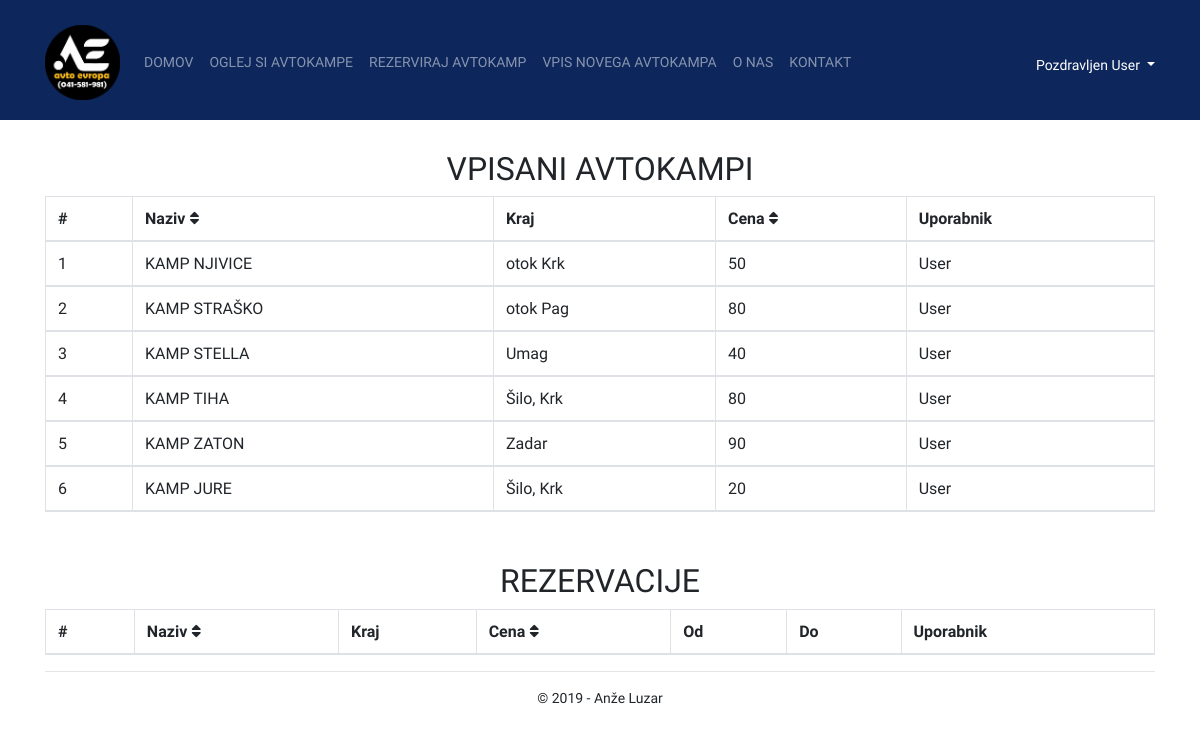
The page /code/views/nadzorna-plosca.php (signed in) on the database its author committed.
### tables this page shows
CREATE TABLE IF NOT EXISTS `users` (
  `uid` int NOT NULL PRIMARY KEY AUTO_INCREMENT,
  `username` varchar(25) NOT NULL UNIQUE,
  `password` varchar(200) NOT NULL,
  `email` varchar(100) NOT NULL,
  `name` varchar(100) NOT NULL
);

CREATE TABLE IF NOT EXISTS `kampi` (
  `id` int NOT NULL PRIMARY KEY AUTO_INCREMENT,
  `naziv` varchar(25) NOT NULL UNIQUE,
  `opis` TEXT NOT NULL,
  `cena` int NOT NULL,
  `kraj` varchar(100) NOT NULL,
  `slika` BLOB NOT NULL,
  `user_id` int NOT NULL
);

### code/config/userClass.php (called while the page is built, shortened)
<?php
class userClass {
    public function userDetails($uid)
    {
        try {
            $db = getDB();
            $stmt = $db->prepare("SELECT email,username,name FROM users WHERE uid=:uid");
            $stmt->bindParam("uid", $uid, PDO::PARAM_INT);
            $stmt->execute();
            $data = $stmt->fetch(PDO::FETCH_OBJ);
            return $data;
        } catch (PDOException $e) {
            echo '{"error":{"text":' . $e->getMessage() . '}}';
        }
    }
}

### code/config/databaseClass.php (called while the page is built, shortened)
<?php
class databaseClass
{
    public static function getUserById($user_id)
    {
        try {
            $db = getDB();
            $statement = $db->prepare("SELECT * FROM users WHERE uid = :user_id;");
            $statement->bindParam(":user_id", $user_id, PDO::PARAM_INT);
            $statement->execute();
            $data = $statement->fetch();
            return $data;
        } catch (PDOException $e) {
            echo '{"error":{"text":' . $e->getMessage() . '}}';
        }
    }
    public static function getCampsAddedByUser($user_id)
    {
        try {
            $db = getDB();
            $statement = $db->prepare("SELECT * FROM kampi WHERE user_id = :user_id;");
            $statement->bindParam(":user_id", $user_id, PDO::PARAM_INT);
            $statement->execute();
            $data = $statement->fetchAll();
            return $data;
        } catch (PDOException $e) {
            echo '{"error":{"text":' . $e->getMessage() . '}}';
        }
    }
}

### code/views/nadzorna-plosca.php (the view, shortened to what this page needs)
<?php
include("../config/userClass.php");
include("../config/databaseClass.php");
$stevilo = 1;
$userClass = new userClass();
$userDetails = $userClass->userDetails($_SESSION['uid']);
?>
<html>
<head>
    <link rel="stylesheet" href="https://stackpath.bootstrapcdn.com/bootstrap/4.3.1/css/bootstrap.min.css">
    <link rel="stylesheet" href="https://use.fontawesome.com/releases/v5.8.2/css/all.css">
    <link rel="stylesheet" href="https://www.tutorialrepublic.com/lib/styles/snippets-1.7.css">
</head>
<body>
    <nav class="navbar fixed-top navbar-expand-lg navbar-dark">
        <div class="container">
            <a class="navbar-brand" href="index.php"><img src="../img/logoevropa.gif" alt="Logo" width="75"></a>
            <div class="collapse navbar-collapse" id="navbarSupportedContent">
                <ul class="navbar-nav mr-auto">
                    <li class="nav-item"><a class="nav-link" href="index.php">DOMOV</a></li>
                    <li class="nav-item"><a class="nav-link" href="<?php if (isset($_SESSION['uid'])) {
                                                                        echo 'avtokampi_signed.php';
                                                                    } else {
                                                                        echo 'avtokampi_unsigned.php';
                                                                    } ?>">OGLEJ SI AVTOKAMPE</a></li>
                    <li class="nav-item"><a class="nav-link" href="avtokampi_reservation.php">REZERVIRAJ AVTOKAMP</a></li>
                    <li class="nav-item"><a class="nav-link" href="avtokampi_add.php">VPIS NOVEGA AVTOKAMPA</a></li>
                    <li class="nav-item"><a class="nav-link" href="onas.php">O NAS</a></li>
                    <li class="nav-item"><a class="nav-link" href="kontakt.php">KONTAKT</a></li>
                </ul>
                <ul class="navbar-nav navbar-right">
                    <?php if (isset($_SESSION['uid'])) : ?>
                        <div class="btn-group" style="margin: 6px 0 0 0">
                            <a class="dropdown-toggle" style="text-decoration:none;background-color: transparent; cursor: pointer;" data-toggle="dropdown" aria-haspopup="true" aria-expanded="false">
                                Pozdravljen <?= $userDetails->name ?> <span class="caret"></span>
                            </a>
                        </div>
                    <?php endif; ?>
                </ul>
            </div>
        </div>
    </nav>
    <div class="container">
        <div class="table-title" style="margin-top: 50px;">
            <div class="row justify-content-center">
                <div class="col-sm-4">
                    <h2 class="text-center">VPISANI AVTOKAMPI</h2>
                </div>
            </div>
        </div>
        <table class="table table-bordered">
            <thead>
                <tr>
                    <th>#</th>
                    <th>Naziv <i class="fa fa-sort"></i></th>
                    <th>Kraj</th>
                    <th>Cena <i class="fa fa-sort"></i></th>
                    <th>Uporabnik</th>
                </tr>
                <?php foreach (DatabaseClass::getCampsAddedByUser($_SESSION['uid']) as $kamp) : ?>
                    <tr>
                        <td><?= $stevilo++ ?></td>
                        <td><?= $kamp['naziv'] ?></td>
                        <td><?= $kamp['kraj'] ?></td>
                        <td><?= $kamp['cena'] ?></td>
                        <td><?= DatabaseClass::getUserById($kamp['user_id'])['name'] ?></td>
                    </tr>
                <?php endforeach; ?>
            </thead>
        </table>
    </div>
    <div class="container">
        <div class="table-title" style="margin-top: 50px;">
            <div class="row justify-content-center">
                <div class="col-sm-4">
                    <h2 class="text-center">REZERVACIJE</h2>
                </div>
            </div>
        </div>
        <table class="table table-bordered">
            <thead>
                <tr>
                    <th>#</th>
                    <th>Naziv <i class="fa fa-sort"></i></th>
                    <th>Kraj</th>
                    <th>Cena <i class="fa fa-sort"></i></th>
                    <th>Od</th>
                    <th>Do</th>
                    <th>Uporabnik</th>
                </tr>
            </thead>
        </table>
    </div>
    <div class="container">
        <hr>
        <footer style="text-align:center">
            <p>© 2019 - Anže Luzar</p>
        </footer>
    </div>
</body>
</html>

### code/views/nadzorna-plosca.php (style rules this page uses)
body { font-family: 'Varela Round', sans-serif !important; font-size: 14px; }
.navbar { background-color: #0D275C !important; color: white !important; padding: 20px 0 15px 0 !important; }

### rows shown on the page
users: name "User"
kampi: naziv "KAMP NJIVICE", kraj "otok Krk", cena "50", user.name "User"
kampi: naziv "KAMP STRAŠKO", kraj "otok Pag", cena "80", user.name "User"
kampi: naziv "KAMP STELLA", kraj "Umag", cena "40", user.name "User"
kampi: naziv "KAMP TIHA", kraj "Šilo, Krk", cena "80", user.name "User"
kampi: naziv "KAMP ZATON", kraj "Zadar", cena "90", user.name "User"
kampi: naziv "KAMP JURE", kraj "Šilo, Krk", cena "20", user.name "User"
